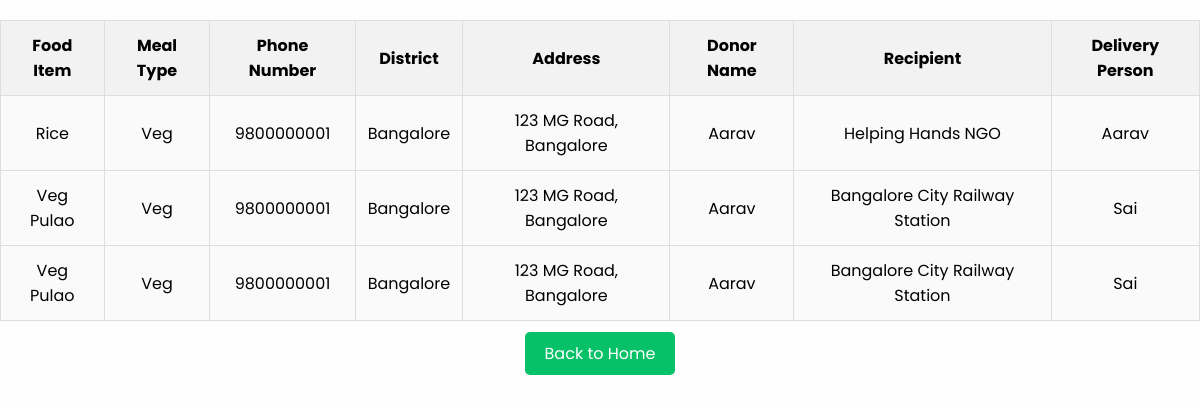
Page /donations.php (signed in) on the committed database.
### tables this page shows
CREATE TABLE `food_donations` (
  `id` int(11) NOT NULL,
  `email` varchar(100) NOT NULL,
  `food` varchar(100) NOT NULL,
  `type` varchar(20) NOT NULL,
  `donor_name` varchar(100) NOT NULL,
  `donor_phone` varchar(15) NOT NULL,
  `donor_district` varchar(100) NOT NULL,
  `donor_address` varchar(255) NOT NULL,
  `recipient_type` varchar(50) NOT NULL,
  `recipient_name` varchar(100) NOT NULL,
  `delivery_person_name` varchar(100) NOT NULL,
  `payment_method` varchar(50) NOT NULL,
  `donation_date` timestamp NOT NULL DEFAULT current_timestamp() ON UPDATE current_timestamp()
);

### donations.php (the view, shortened to what this page needs)
<?php
$connection = mysqli_connect("localhost", "root", "", "demo");
$donor_email = $_SESSION['email'];
$stmt = $connection->prepare("SELECT fd.id AS donation_id, fd.food, fd.type AS meal_type, fd.donor_name, fd.donor_phone, fd.donor_district, fd.donor_address,
                                     fd.delivery_person_name AS delivery_person, fd.recipient_name
                              FROM food_donations fd
                              WHERE fd.email = ?");
$stmt->bind_param("s", $donor_email);
$stmt->execute();
$result = $stmt->get_result();
?>
<!DOCTYPE html>
<html lang="en">
<head>
    <link rel="stylesheet" href="home.css">
</head>
<body>
    <?php
    if (mysqli_num_rows($result) > 0):
    ?>
        <table>
            <thead>
                <tr>
                    <th>Food Item</th>
                    <th>Meal Type</th>
                    <th>Phone Number</th>
                    <th>District</th>
                    <th>Address</th>
                    <th>Donor Name</th>
                    <th>Recipient</th>
                    <th>Delivery Person</th>
                </tr>
            </thead>
            <tbody>
                <?php while ($row = mysqli_fetch_assoc($result)): ?>
                    <tr>
                        <td><?php echo htmlspecialchars($row['food']); ?></td>
                        <td><?php echo ucfirst($row['meal_type']); ?></td>
                        <td><?php echo htmlspecialchars($row['donor_phone']); ?></td>
                        <td><?php echo htmlspecialchars($row['donor_district']); ?></td>
                        <td><?php echo htmlspecialchars($row['donor_address']); ?></td>
                        <td><?php echo htmlspecialchars($row['donor_name']); ?></td>
                        <td><?php echo htmlspecialchars($row['recipient_name']); ?></td>
                        <td><?php echo htmlspecialchars($row['delivery_person']); ?></td>
                    </tr>
                <?php endwhile; ?>
            </tbody>
        </table>
    <?php
    else:
    ?>
        <p>No donations available at the moment.</p>
    <?php
    endif;
    ?>
    <div class="back-link">
        <a href="home.php">Back to Home</a>
    </div>
</body>
</html>

### home.css (style rules this page uses)
:root { --navcolor:white; --navfont:black; --green:#06C167; --box-shadow:0 .5rem 1rem rgba(0,0,0.1) }
* { margin: 0; padding: 0; list-style: none; text-decoration: none; box-sizing: border-box; font-family: 'Poppins', sans-serif; }
body { background-color: #fefefe; }

### donations.php (style rules this page uses)
table { width: 100%; margin: 20px 0; border-collapse: collapse; }
table, th, td { border: 1px solid #ddd; }
th, td { padding: 12px; text-align: center; }
th { background-color: #f2f2f2; color: black; }
td { background-color: #fafafa; }
.back-link { display: block; margin: 20px 0; text-align: center; }
.back-link a { text-decoration: none; background-color: #06C167; padding: 10px 20px; color: white; border-radius: 5px; }

### rows in the picture
food_donations: food "Rice", type "Veg", donor_phone "9800000001", donor_district "Bangalore", donor_address "123 MG Road, Bangalore", donor_name "Aarav", recipient_name "Helping Hands NGO", delivery_person_name "Aarav"
food_donations: food "Veg Pulao", type "Veg", donor_phone "9800000001", donor_district "Bangalore", donor_address "123 MG Road, Bangalore", donor_name "Aarav", recipient_name "Bangalore City Railway Station", delivery_person_name "Sai"
food_donations: food "Veg Pulao", type "Veg", donor_phone "9800000001", donor_district "Bangalore", donor_address "123 MG Road, Bangalore", donor_name "Aarav", recipient_name "Bangalore City Railway Station", delivery_person_name "Sai"
